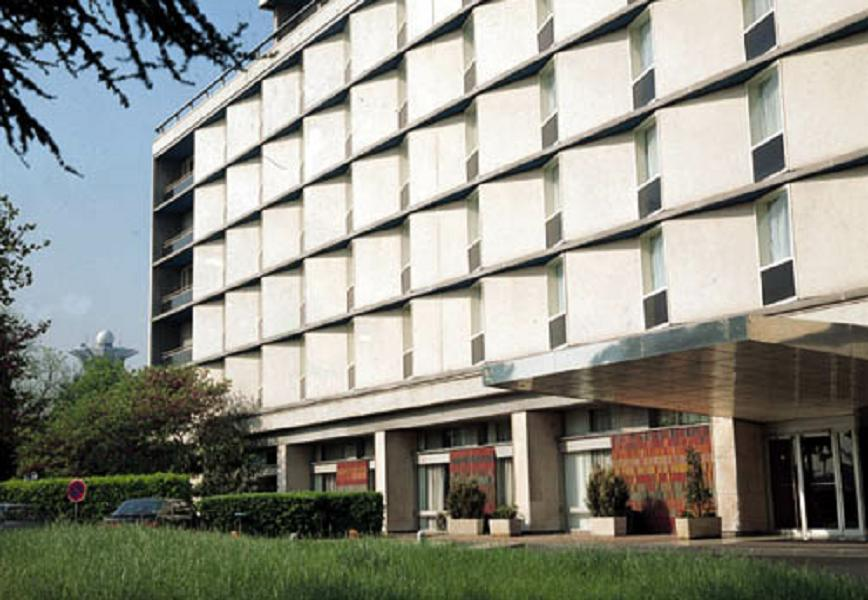
//> input picture opencv/opencv学习(三十三)之霍夫变换HoughLines/building.jpg, 868 x 600 px
$ ./houghlines   (built with g++ and OpenCV 4)
//> lines starting //> are read from the running program, lines starting //| are printed output that depends on the picture
#include <iostream>
#include <opencv2/core.hpp>
#include <opencv2/highgui.hpp>
#include <opencv2/imgproc.hpp>

using namespace std;
using namespace cv;

int main()
{
    Mat srcImage;
    srcImage = imread("building.jpg");        //加载图像文件
//> srcImage is the input picture: 600 rows x 868 cols, CV_8UC3; mean B, G, R 133.7, 143.6, 142.9

    //判断图像是否加载成功
    if(srcImage.empty())
    {
        cout << "图像加载失败!" << endl;
        return -1;
    }
    else
        cout << "图像加载成功!" << endl << endl;

    namedWindow("原图像", WINDOW_AUTOSIZE);
    imshow("原图像", srcImage);

    Mat midImage, dstImage;
    Canny(srcImage, midImage, 50, 200, 3);        //首先对图像进行边缘检测
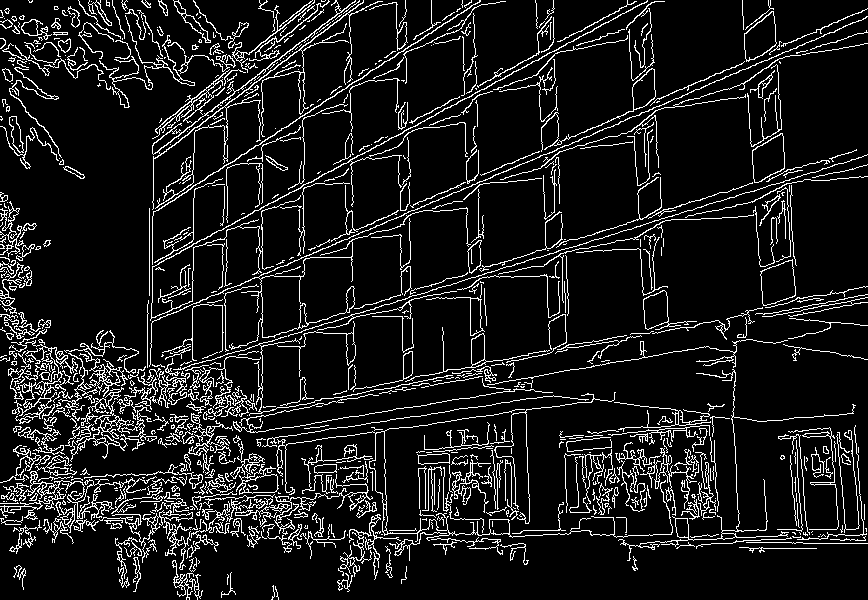
//> midImage: 600 rows x 868 cols, CV_8UC1; 10.6% white in thin lines or dots
    cvtColor(midImage, dstImage, COLOR_GRAY2BGR);
//> dstImage: 600 rows x 868 cols, CV_8UC3; 10.6% white in thin lines or dots

    //进行霍夫变换
    vector<Vec2f> lines;            //定义一个矢量结构用于存放得到的线段矢量集合
    HoughLines(midImage, lines, 1, CV_PI/180,230, 0, 0);
//> lines = 24 lines (rho, theta), first 12: [355, 1.17], [454, 1.38], [403, 1.27], [524, 1.59], [305, 1.08], [261, 0.99], [460, 1.36], [349, 1.17], [358, 1.15], [262, 0], [448, 1.38], [457, 1.38]

    //在图中绘出线段
    for(size_t i = 0; i < lines.size(); i++)
    {
        float rho = lines[i][0];
        float theta = lines[i][1];
        Point pt1, pt2;
        double a = cos(theta), b = sin(theta);
        double x0 = a * rho, y0 = b * rho;
        pt1.x = cvRound(x0 + 1000*(-b));
        pt1.y = cvRound(y0 + 1000*(a));
        pt2.x = cvRound(x0 - 1000*(-b));
        pt2.y = cvRound(y0 - 1000*(a));
        line(dstImage, pt1, pt2, Scalar(0, 0, 255), 1, LINE_AA);
    }
//> this loop made 24 passes
//> (rho, theta, a, b, x0, y0) on passes 1 to 12: (355, 1.17, 0.391, 0.921, 138.7, 326.8), (454, 1.38, 0.191, 0.982, 86.63, 445.7), (403, 1.27, 0.292, 0.956, 117.8, 385.4), (524, 1.59, -0.0175, 1, -9.15, 523.9), (305, 1.08, 0.469, 0.883, 143.2, 269.3), (261, 0.995, 0.545, 0.839, 142.2, 218.9), (460, 1.36, 0.208, 0.978, 95.64, 449.9), (349, 1.17, 0.391, 0.921, 136.4, 321.3), (358, 1.15, 0.407, 0.914, 145.6, 327), (262, 0, 1, 0, 262, 0), (448, 1.38, 0.191, 0.982, 85.48, 439.8), (457, 1.38, 0.191, 0.982, 87.2, 448.6)
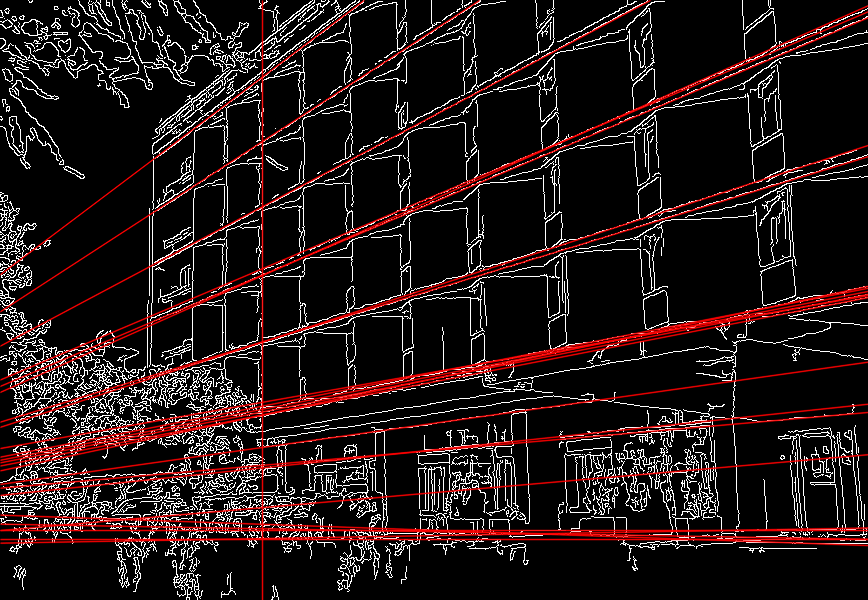
//> dstImage: 600 rows x 868 cols, CV_8UC3; mean B, G, R 23.5, 23.5, 36

    namedWindow("霍夫线变换", WINDOW_AUTOSIZE);
    imshow("霍夫线变换", dstImage);

    waitKey(0);

    return 0;
}

$ run again, with opencv/opencv学习(三十三)之霍夫变换HoughLines/HoughLines.jpg copied over opencv/opencv学习(三十三)之霍夫变换HoughLines/building.jpg
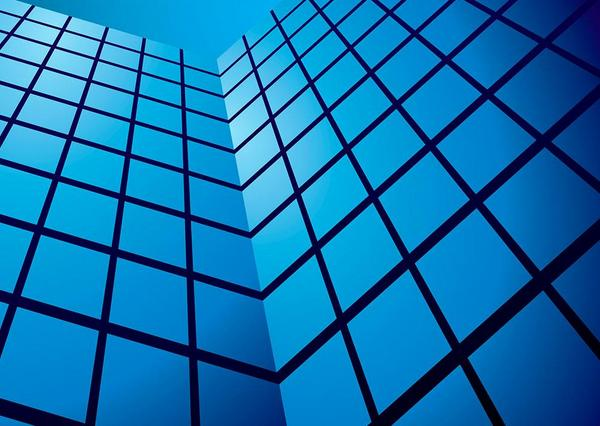
//> input picture opencv/opencv学习(三十三)之霍夫变换HoughLines/HoughLines.jpg, 600 x 426 px
//> srcImage is the input picture: 426 rows x 600 cols, CV_8UC3; mean B, G, R 174.4, 113, 13.7
//> `Canny(srcImage, midImage, 50, 200, 3);`:
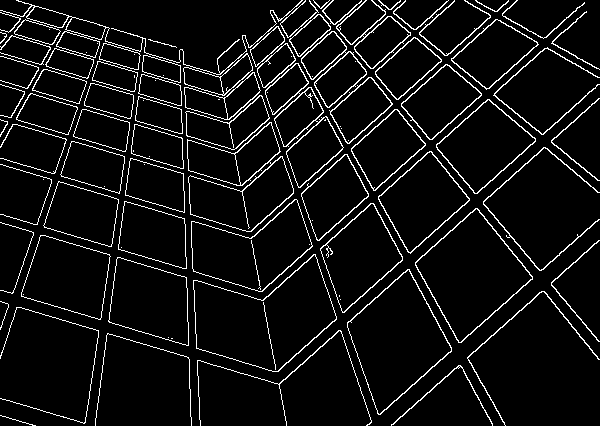
//> midImage: 426 rows x 600 cols, CV_8UC1; 6.6% white in thin lines or dots
//> lines = 10 lines (rho, theta): [-240, 2.44], [392, 0.84], [462, 0.84], [-239, 2.46], [399, 0.84], [345, 0.84], [473, 0.84], [304, 0.84], [-235, 2.64], [340, 0.84]
//> the loop `for(size_t i = 0; i < lines.size(); i++)` made 10 passes
//> (rho, theta, a, b, x0, y0) on passes 1 to 8: (-240, 2.44, -0.766, 0.643, 183.9, -154.3), (392, 0.838, 0.669, 0.743, 262.3, 291.3), (462, 0.838, 0.669, 0.743, 309.1, 343.3), (-239, 2.46, -0.777, 0.629, 185.7, -150.4), (399, 0.838, 0.669, 0.743, 267, 296.5), (345, 0.838, 0.669, 0.743, 230.9, 256.4), (473, 0.838, 0.669, 0.743, 316.5, 351.5), (304, 0.838, 0.669, 0.743, 203.4, 225.9)
//> after the loop `for(size_t i = 0; i < lines.size(); i++)`:
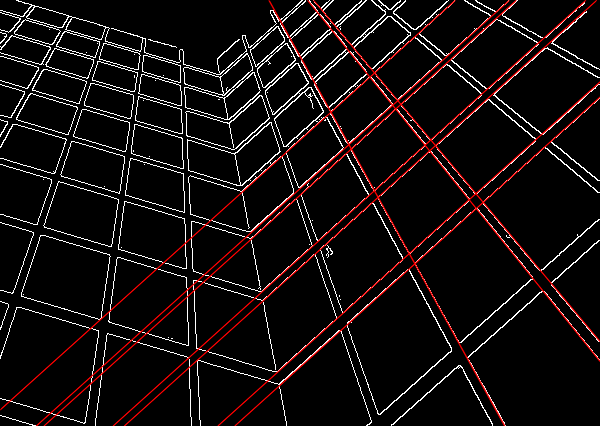
//> dstImage: 426 rows x 600 cols, CV_8UC3; mean B, G, R 13.9, 13.9, 20.7
